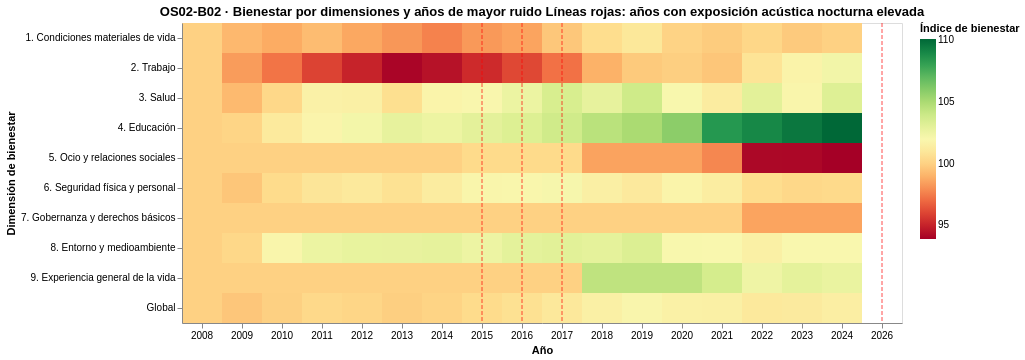

Notebook source saved alongside this figure:
### Code cell
#VISUALIZACIÓN FINAL: VIS_OS02_B02
vis_os02_b02 = (
    heatmap_bienestar + lineas_ruido
).properties(
    title=(
        "OS02‑B02 · Bienestar por dimensiones y años de mayor ruido\n"
        "Líneas rojas: años con exposición acústica nocturna elevada"
    )
)

vis_os02_b02

### Figure 1 — Vega-Lite specification as saved in the notebook (floating-point values rounded to 4 significant figures; data arrays with more than 128 entries replaced by an {"elided": "..."} marker saying what was removed)
{"$schema": "https://vega.github.io/schema/vega-lite/v5.20.1.json", "config": {"view": {"continuousHeight": 300, "continuousWidth": 300}}, "datasets": {"data-ea4666f714ddfc29ccee1af7f9768816": {"elided": "170 records"}, "data-fe1b260e0d98a51afe888febf7a7e507": [{"alto_ruido": true, "año": 2015, "laeq_nocturno": 56.78}, {"alto_ruido": true, "año": 2016, "laeq_nocturno": 57.03}, {"alto_ruido": true, "año": 2017, "laeq_nocturno": 57.01}, {"alto_ruido": true, "año": 2026, "laeq_nocturno": 56.95}]}, "height": 300, "layer": [{"data": {"name": "data-ea4666f714ddfc29ccee1af7f9768816"}, "encoding": {"color": {"field": "valor_evolucion", "scale": {"scheme": "redyellowgreen"}, "title": "Índice de bienestar", "type": "quantitative"}, "tooltip": [{"field": "dim", "title": "Dimensión", "type": "nominal"}, {"field": "año", "title": "Año", "type": "ordinal"}, {"field": "valor_evolucion", "format": ".2f", "title": "Índice", "type": "quantitative"}], "x": {"axis": {"labelAngle": 0}, "field": "año", "title": "Año", "type": "ordinal"}, "y": {"field": "dim", "title": "Dimensión de bienestar", "type": "nominal"}}, "mark": {"type": "rect"}, "title": "OS02 · Evolución del bienestar por dimensiones"}, {"data": {"name": "data-fe1b260e0d98a51afe888febf7a7e507"}, "encoding": {"tooltip": [{"field": "año", "title": "Año", "type": "ordinal"}, {"field": "laeq_nocturno", "format": ".2f", "title": "LAeq nocturno", "type": "quantitative"}], "x": {"field": "año", "type": "ordinal"}}, "mark": {"color": "red", "opacity": 0.7, "strokeDash": [4, 2], "type": "rule"}}], "title": "OS02‑B02 · Bienestar por dimensiones y años de mayor ruido\nLíneas rojas: años con exposición acústica nocturna elevada", "width": 720}
